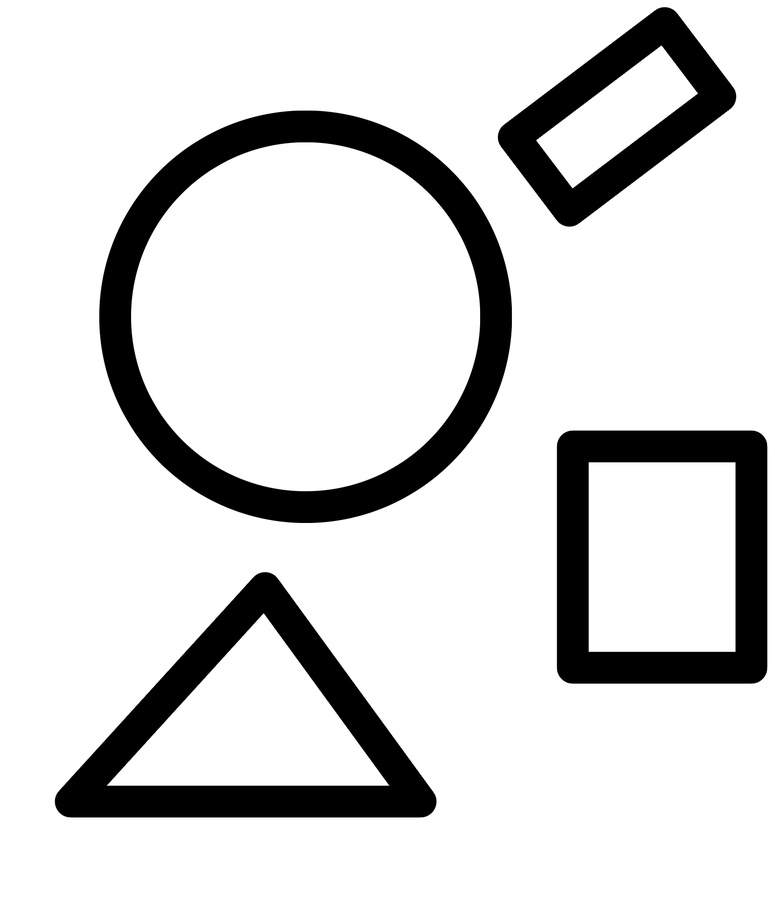
#> input picture opencv items/opencv/Photos/shapes.jpeg, 775 x 910 px, shrunk from 1561 x 1834 before the run
$ python 8_contours.py
#> lines starting #> are read from the running program, lines starting #| are printed output that depends on the picture; after the words box and inside, x2 and y2 are one past the last pixel; in counts of white or black regions, pixels touching at a corner belong together
import cv2 as cv
import numpy as np

# 1.找到轮廓并输出轮廓
# 导入灰度图
img = cv.imread('Photos/shapes.jpeg')
#> img is the input picture: shape (910, 775, 3); min 0, max 255, mean 215.6
img_gray = cv.cvtColor(img,cv.COLOR_BGR2GRAY)
# 进行二值处理
ret, threshold = cv.threshold(img_gray,100,255,cv.THRESH_OTSU)
#> threshold: shape (910, 775); 84.6% white; 4 black regions
#> ret = 128

# 执行轮廓检测
contours, hierarchy = cv.findContours(threshold,cv.RETR_TREE,cv.CHAIN_APPROX_NONE)
#> contours = 9 contours; largest, box (x1, y1, x2, y2) and area: (0, 0, 775, 910) 703566, (98, 110, 513, 524) 134370, (131, 142, 480, 491) 95228, (556, 430, 768, 685) 53372, (54, 571, 438, 818) 52748

# 绘制轮廓
# 创建纯黑背景，大小同原图，如果线条有颜色不可以为灰度图
blank = np.zeros(img.shape,dtype='uint8')

# image: 目标图像(以该图片为背景) contours:获取的轮廓
# contoursidx:指定的轮廓（负数表示全部）color:线条颜色 tickness:线条粗细
res = cv.drawContours(blank,contours,-1,(0,0,255),2)
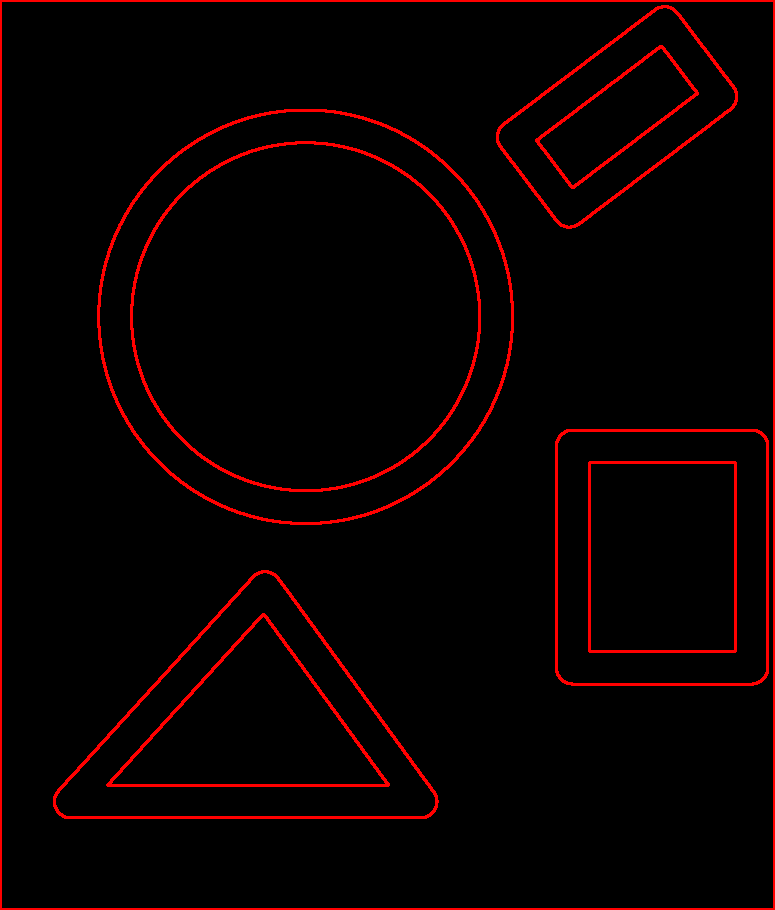
#> res: shape (910, 775, 3); mean of channels 0, 1, 2 0, 0, 10.7; drawn as B, G, R
# 执行完会更改目标图像,如果要保留原图像可以使用.copy()
# print(cv.contourArea(contours[0]))# 打印该轮廓的面积
# print(cv.arcLength(contours[0],True))# 打印周长
# cv.imshow('image',res)


# 2.轮廓近似
# 用直线替代曲线或者接近
shapes = cv.imread('Photos/strange shapes.jpeg')
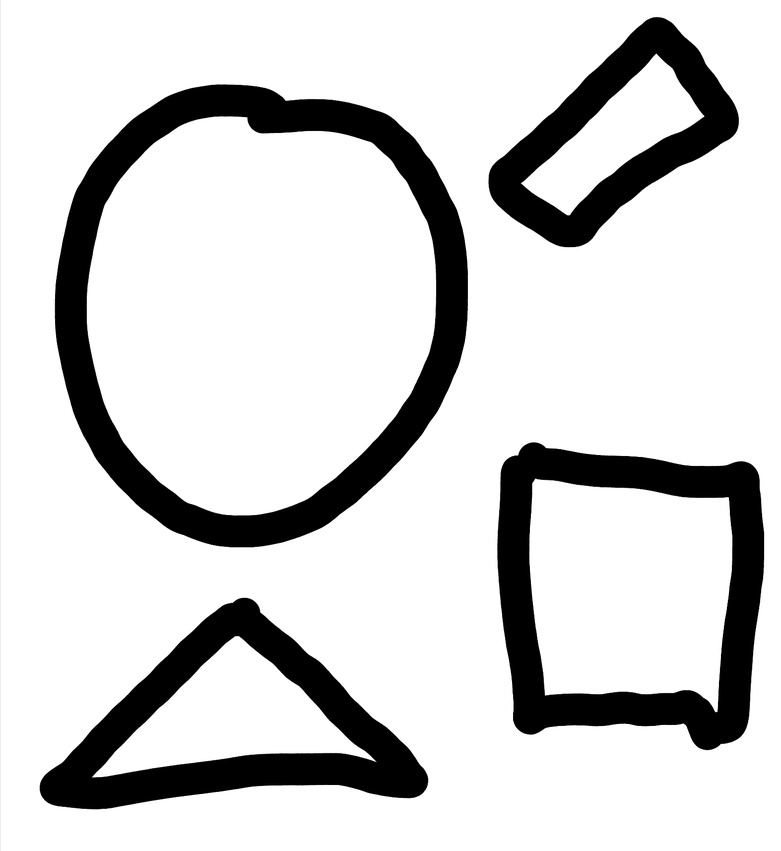
#> input picture opencv items/opencv/Photos/strange shapes.jpeg, 781 x 851 px, shrunk from 1574 x 1715 before the run
#> shapes is the input picture: shape (851, 781, 3); mean B, G, R 209.9, 209.9, 209.9
shapes_gray = cv.cvtColor(shapes,cv.COLOR_BGR2GRAY)
ret, threshold1 = cv.threshold(shapes_gray,100,255,cv.THRESH_OTSU)
#> threshold1: shape (851, 781); 82.3% white; 4 black regions
contours1, hierarchy1 = cv.findContours(threshold1,cv.RETR_TREE,cv.CHAIN_APPROX_NONE)
#> contours1 = 9 contours; largest, box (x1, y1, x2, y2) and area: (0, 0, 781, 851) 663000, (54, 83, 469, 548) 151819, (87, 116, 436, 516) 109212, (496, 441, 765, 751) 69893, (39, 597, 429, 810) 44488
cnt = contours1[1]
#> cnt = contour of 830 points, box (x1, y1, x2, y2) (39, 597, 429, 810), area 44488
blank1 = np.zeros(shapes.shape,dtype='uint8')
# res1 = cv.drawContours(blank1,cnt,-1,(0,0,255),2)

# 近似精度,0.1倍的周长来做阈值
espilon = 0.1* cv.arcLength(cnt,True)
#> espilon = 99.57
approx = cv.approxPolyDP(cnt,espilon,True)
#> approx = [[428, 776], [39, 792], [240, 597]]
res1 = cv.drawContours(shapes,[approx],-1,(0,0,255),2)
# cv.imshow('shapes',res1)

# 3.外接图形
x,y,w,h = cv.boundingRect(cnt)
#> x = 39; y = 597; w = 390; h = 213
rectangle = cv.rectangle(res1,(x,y),(x+w,y+h),(0,255,0),2)

# cv.imshow('image',rectangle)


cv.waitKey(0)
cv.destroyAllWindows()
